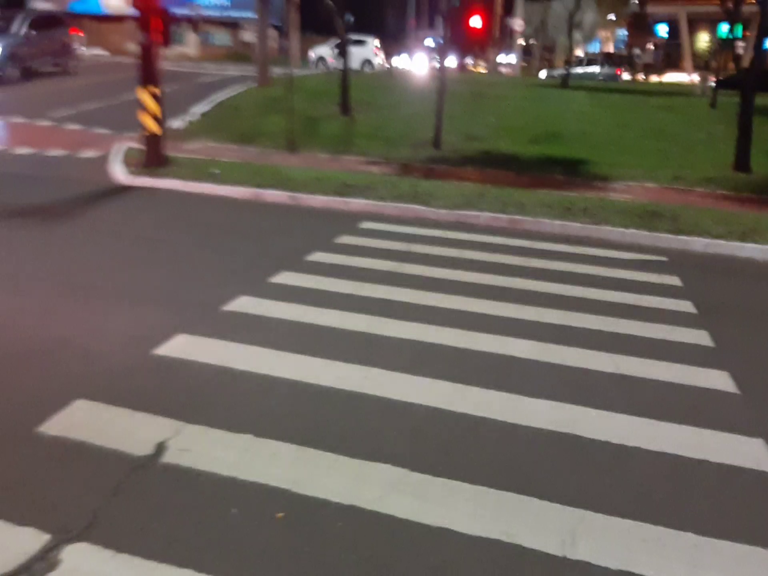
#> input picture trial.png, 768 x 576 px
$ jupyter execute rotate.ipynb
#> lines starting #> are read from the running program, lines starting #| are printed output that depends on the picture
#> further down, image is the input picture: shape (576, 768, 3); mean B, G, R 91.1, 97.7, 106.4
[cell 1]
import cv2
import numpy as np


def rotate_image_to_vertical(image, point1, point2):
    # Calculate the angle of rotation
#> called with point1 = (0.37, 0.324), point2 = (0.458, 0.998)
    dx = point2[0] - point1[0]
    dy = point2[1] - point1[1]
    angle = np.degrees(np.arctan2(dx, dy))

    # Get image dimensions
    height, width = image.shape[:2]
#> height = 576; width = 768

    # Calculate the rotation matrix
    rotation_matrix = cv2.getRotationMatrix2D((width/2, height/2), angle, 1)

    # Calculate new image dimensions
    cos = np.abs(rotation_matrix[0, 0])
#> cos = 0.991
    sin = np.abs(rotation_matrix[0, 1])
#> sin = 0.13
    new_width = int((height * sin) + (width * cos))
#> new_width = 836
    new_height = int((height * cos) + (width * sin))
#> new_height = 671

    # Adjust the rotation matrix
    rotation_matrix[0, 2] += (new_width / 2) - (width / 2)
    rotation_matrix[1, 2] += (new_height / 2) - (height / 2)

    # Perform the rotation
    rotated_image = cv2.warpAffine(image, rotation_matrix, (new_width, new_height), borderValue=(0, 0, 0))
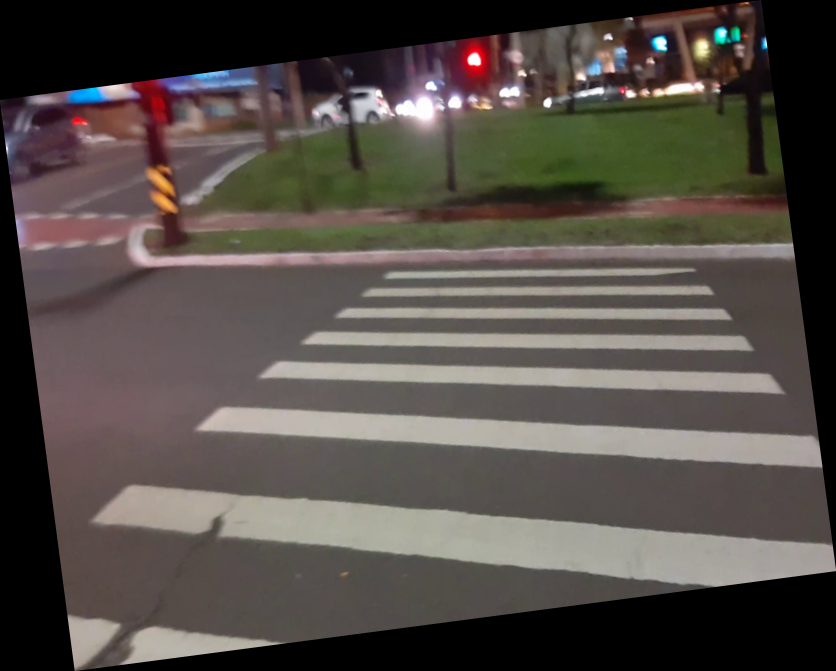
#> rotated_image: shape (671, 836, 3); mean B, G, R 71.8, 77.1, 83.9

    # Crop the image to original size
    start_x = (new_width - width) // 2
#> start_x = 34
    start_y = (new_height - height) // 2
#> start_y = 47
    final_image = rotated_image[start_y:start_y+height, start_x:start_x+width]
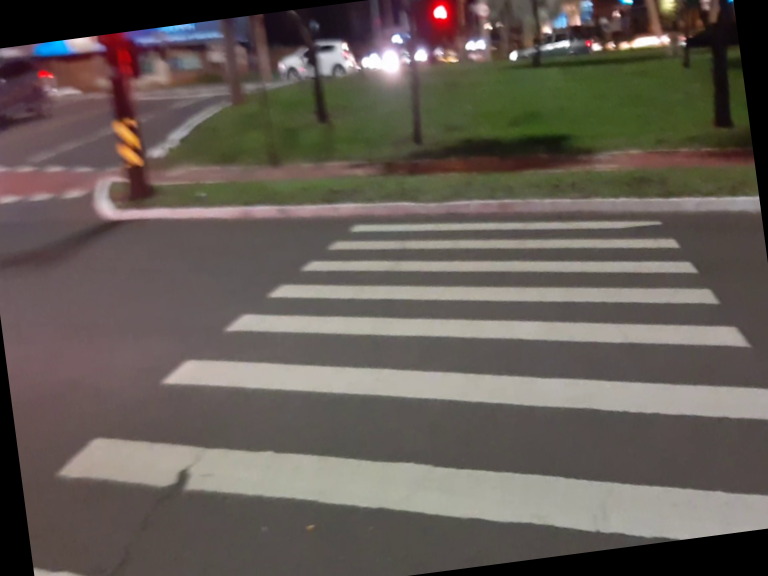
#> final_image: shape (576, 768, 3); mean B, G, R 85.6, 92.1, 100.1

    return final_image

# Usage example
image = cv2.imread('trial.png')
point1 = (0.369629442691803, 0.32424286007881165)  # Replace with your first coordinate
point2 = (0.45805561542510986, 0.9975407123565674)  # Replace with your second coordinate
result = rotate_image_to_vertical(image, point1, point2)
cv2.imwrite('rotated_image2.jpg', result)
#> Out = True
